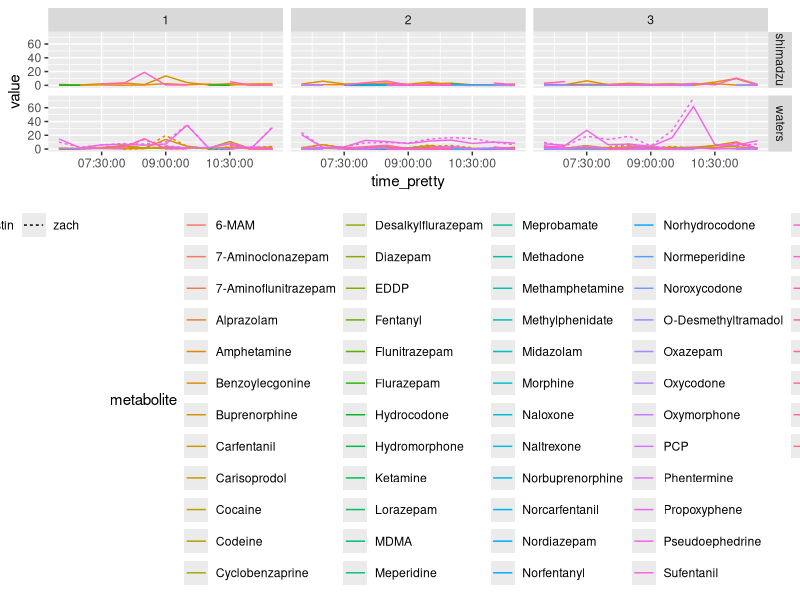

Here is the R script that generated this plot:
## ---- chunk 1
knitr::opts_chunk$set(message = FALSE, echo=FALSE)
library(Hmisc)
library(tidyverse)


water <- read_tsv("../data/water_cleaned.txt") %>% mutate_if(is.character, funs(na_if(., "")))

water
## ---- chunk 2
water %>%
  ggplot(aes(x = time_pretty, y = value, color = metabolite, linetype = extraction, group = interaction(extraction, metabolite))) +
  geom_path() +
  facet_grid(machine ~location) +
  theme(
    legend.position = "bottom"
  )
## ---- chunk 3
water %>%
  group_by(metabolite, extraction, machine) %>%
  mutate(is_missing = if_else(is.na(value) == TRUE, 1, 0),
         number_of_observations = n()) %>%
  summarise(
    number_missing = sum(is_missing),
    proportion_missing = round(number_missing / n(), digits = 2)
  ) %>%
  arrange(proportion_missing) %>%
  knitr::kable(caption = "Number and proportion of missing values of concentration, across all locations and time points (n = 33). The number of missing values is not always consistent for a given metabolite between the two runs.") %>%
  kableExtra::kable_styling()
